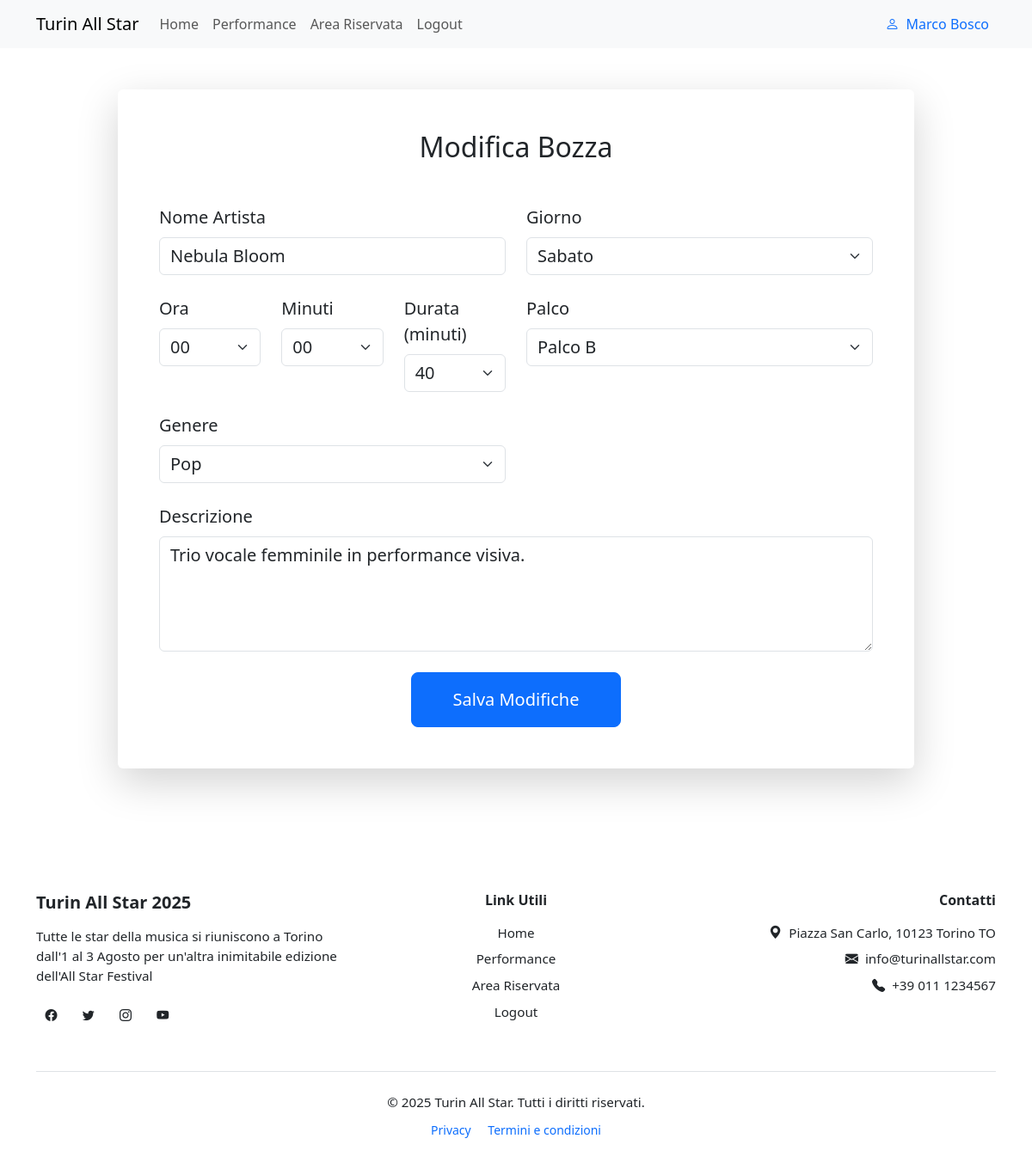
The page /modifica_bozza/10 (signed in) on the database its author committed.
### tables this page shows
CREATE TABLE utenti(
    id INTEGER PRIMARY KEY AUTOINCREMENT,
    nome TEXT NOT NULL,
    cognome TEXT NOT NULL,
    email TEXT UNIQUE NOT NULL,
    password TEXT NOT NULL,
    ruolo TEXT CHECK(ruolo IN('organizzatore','partecipante')) NOT NULL,
    data_registrazione TIMESTAMP DEFAULT CURRENT_TIMESTAMP
);

CREATE TABLE performances(
    id INTEGER PRIMARY KEY AUTOINCREMENT,
    nome_artista TEXT UNIQUE NOT NULL,
    giorno TEXT CHECK(giorno IN('Venerdi','Sabato','Domenica')) NOT NULL,
    orario TEXT NOT NULL,
    durata INTEGER NOT NULL,
    descrizione TEXT NOT NULL,
    palco TEXT CHECK(palco IN('Palco A','Palco B','Palco C')) NOT NULL,
    genere TEXT NOT NULL,
    immagine TEXT NOT NULL,
    pubblicato INTEGER DEFAULT 0,
    id_organizzatore INTEGER NOT NULL,
    data_inserimento TIMESTAMP DEFAULT CURRENT_TIMESTAMP,
    FOREIGN KEY (id_organizzatore) REFERENCES utenti(id)
);

### routes/private_routes.py (the view)
@private_bp.route("/modifica_bozza/<int:id>", methods=["GET"])
@login_required
def modifica_bozza(id):
    if current_user.ruolo == "partecipante":
        return redirect(url_for("private.reserved"))
    bozza = performances_dao.get_bozza_by_id(id)
    if not bozza or bozza["pubblicato"]:
        flash("Bozza non trovata o già pubblicata.", "danger")
        return redirect(url_for("private.reserved"))
    return render_template("private/modifica_bozza.html", bozza=bozza)

### dao/performances_dao.py (called while the page is built)
def get_db_connection():
    conn = sqlite3.connect("festival.db")
    conn.row_factory = sqlite3.Row
    return conn

def get_bozza_by_id(id):
    try:
        sql = """
        SELECT * FROM performances
        WHERE pubblicato = 0
        AND id = ?
        """
        with get_db_connection() as conn:
            cursor = conn.cursor()
            cursor.execute(sql, (id,))
            perf = cursor.fetchone()
            cursor.close()
        return perf
    except sqlite3.Error as e:
        logging.error(f"get_bozza_by_id: {e}")
        return None

### dao/utenti_dao.py (called while the page is built)
def get_db_connection():
    conn = sqlite3.connect("festival.db")
    conn.row_factory = sqlite3.Row
    return conn

def get_utente_by_id(id):
    try:
        sql = "SELECT * FROM utenti WHERE id = ?"
        with get_db_connection() as conn:
            cursor = conn.cursor()
            cursor.execute(sql, (id,))
            utente = cursor.fetchone()
            cursor.close()
        return utente
    except sqlite3.Error as e:
        logging.error(f"get_utente_by_id: {e}")
        return None

### login.py (called while the page is built)
@login_manager.user_loader
def load_user(id):
    utente = utenti_dao.get_utente_by_id(id)
    if utente is None:
        return None
    return User(
        id=utente["id"],
        nome=utente["nome"],
        cognome=utente["cognome"],
        email=utente["email"],
        password=utente["password"],
        ruolo=utente["ruolo"]
    )

### templates/private/modifica_bozza.html (shortened to what this page needs)
{% extends "base.html" %}
{% block content %}
<section class="container py-5">
  <div class="row justify-content-center">
    <div class="col-lg-10">
      <div class="card shadow-lg border-0 p-5">
        <h2 class="mb-5 text-center">Modifica Bozza</h2>
        <form method="POST">
          <div class="row g-4">
            <div class="col-md-6">
              <label for="nome_artista" class="form-label fs-5">Nome Artista</label>
              <input
                type="text"
                class="form-control fs-5"
                name="nome_artista"
                value="{{ bozza.nome_artista }}"
                required
              />
            </div>
            <div class="col-md-6">
              <label for="giorno" class="form-label fs-5">Giorno</label>
              <select class="form-select fs-5" name="giorno" required>
                <option value="Sabato" {% if bozza.giorno == "Sabato" %}selected{% endif %}>Sabato</option>
              </select>
            </div>
            <div class="col-md-2">
              <label for="ora" class="form-label fs-5">Ora</label>
              <select name="ora" id="ora" class="form-select fs-5" required>
                {% for h in range(0, 24) %}
                <option value="{{ '%02d' % h }}" {% if bozza.ora == '%02d' % h %}selected{% endif %}>
                  {{ '%02d' % h }}
                </option>
                {% endfor %}
              </select>
            </div>
            <div class="col-md-2">
              <label for="minuti" class="form-label fs-5">Minuti</label>
              <select name="minuti" id="minuti" class="form-select fs-5" required>
                {% for m in range(0, 60, 5) %}
                <option value="{{ '%02d' % m }}" {% if bozza.minuti == '%02d' % m %}selected{% endif %}>
                  {{ '%02d' % m }}
                </option>
                {% endfor %}
              </select>
            </div>
            <div class="col-md-2">
              <label for="durata" class="form-label fs-5">Durata (minuti)</label>
              <select name="durata" id="durata" class="form-select fs-5" required>
                {% for d in range(5, 181, 5) %}
                <option value="{{ d }}" {% if bozza.durata == d %}selected{% endif %}>{{ d }}</option>
                {% endfor %}
              </select>
            </div>
            <div class="col-md-6">
              <label for="palco" class="form-label fs-5">Palco</label>
              <select class="form-select fs-5" name="palco" required>
                <option value="Palco B" {% if bozza.palco == "Palco B" %}selected{% endif %}>Palco B</option>
              </select>
            </div>
            <div class="col-md-6">
              <label for="genere" class="form-label fs-5">Genere</label>
              <select class="form-select fs-5" name="genere" required>
                <option value="Pop" {% if bozza.genere == "Pop" %}selected{% endif %}>Pop</option>
              </select>
            </div>
            <div class="col-12">
              <label for="descrizione" class="form-label fs-5">Descrizione</label>
              <textarea
                class="form-control fs-5"
                name="descrizione"
                rows="4"
                placeholder="Inserisci una descrizione..."
              >{{ bozza.descrizione }}</textarea>
            </div>
            <div class="col-12 text-center mt-4">
              <button type="submit" class="btn btn-primary btn-lg px-5 py-3">
                Salva Modifiche
              </button>
            </div>
          </div>
        </form>
      </div>
    </div>
  </div>
</section>
{% endblock %}

### templates/components/navbar.html (shortened to what this page needs)
<nav class="navbar navbar-expand-lg bg-body-tertiary sticky-top">
  <div class="container">
    <a class="navbar-brand" href="{{ url_for('public.home') }}"
      >Turin All Star</a
    >
    <div class="collapse navbar-collapse" id="navbarNav">
      <ul class="navbar-nav me-auto mb-2 mb-lg-0">
        <li class="nav-item">
          <a
            class="nav-link"
            aria-current="page"
            href="{{ url_for('public.home') }}"
            >Home</a
          >
        </li>
        <li class="nav-item">
          <a class="nav-link" href="{{ url_for('public.performances') }}"
            >Performance</a
          >
        </li>
        <li class="nav-item">
          <a class="nav-link" href="{{ url_for('private.reserved')}}"
            >Area Riservata</a
          >
        </li>
        {% if current_user.is_authenticated %}
        <li class="nav-item">
          <a class="nav-link" href="{{ url_for('auth.logout') }}">Logout</a>
        </li>
        {% endif %}
      </ul>
      {% if current_user.is_authenticated %}
      <a class="text-decoration-none" href="{{ url_for('private.reserved') }}">
      <div class="d-flex align-items-center ms-auto">
        <div class="text-primary d-flex align-items-center gap-2 px-2">
          <i class="bi bi-person"></i>
          <span>{{ current_user.nome }} {{ current_user.cognome }}</span>
        </div>
      </div>
      {% endif %}
      </a>
    </div>
  </div>
</nav>

### rows shown on the page
utenti: nome "Marco", cognome "Bosco"
performances: nome_artista "Nebula Bloom", giorno "Sabato", durata "40", palco "Palco B", genere "Pop", descrizione "Trio vocale femminile in performance visiva."

### other values the page prints
form field ora "00"
form field minuti "00"
